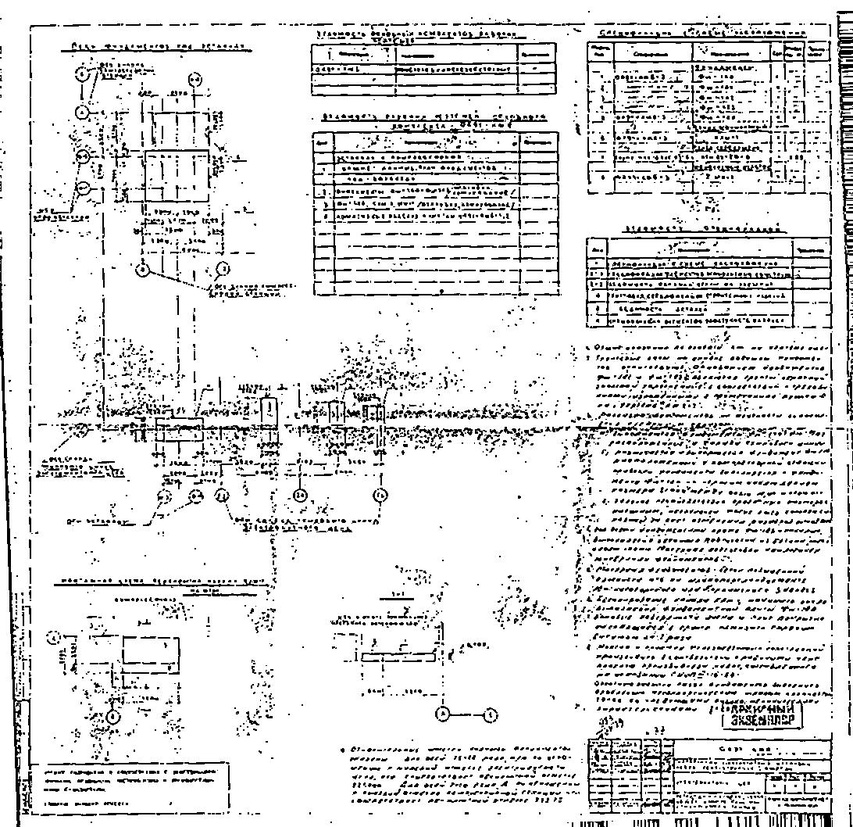
#> input picture cleared_page_1.jpg, 853 x 827 px, shrunk from 1092 x 1058 before the run
$ python -i preprocessing.py   (imports and definitions only)
#> lines starting #> are read from the running program, lines starting #| are printed output that depends on the picture; after the words box and inside, x2 and y2 are one past the last pixel; in counts of white or black regions, pixels touching at a corner belong together
#> further down, picture is the input picture: shape (827, 853, 3); min 0, max 255, mean 221.1
import cv2
import numpy as np
from PIL import Image

def preprocess_for_ocr(pil_image, page_num=1, save_files=True, debug=True):
    """
    page_num: для имён файлов (int)
    save_files: сохранять temp/cleared jpg (bool)
    debug: принты в консоль (bool)

    Возвращает: {
        'processed': PIL для EasyOCR,
        'temp': после denoise (сравнение),
        'cleared': финальное ч/б,
        'deskew_angle': угол поворота (°),
        'lines_detected': кол-во линий Hough
    }
    """
#> called with page_num = 1, save_files = True, debug = True
    img_array = np.array(pil_image)
    if img_array.dtype != np.uint8:
        if img_array.max() > 255 or img_array.min() < 0:
            img_array = cv2.normalize(img_array, None, 0, 255, cv2.NORM_MINMAX)
        img_array = img_array.astype(np.uint8)

    if len(img_array.shape) == 3 and img_array.shape[2] == 4:
        img = cv2.cvtColor(img_array, cv2.COLOR_RGBA2BGR)
    elif len(img_array.shape) == 3:
        img = cv2.cvtColor(img_array, cv2.COLOR_RGB2BGR)
    else:
        img = cv2.cvtColor(img_array, cv2.COLOR_GRAY2BGR)
    gray = cv2.cvtColor(img, cv2.COLOR_BGR2GRAY)
    h, w = gray.shape

    # 1. Резкость + CLAHE + denoise
    gaussian = cv2.GaussianBlur(gray, (0, 0), 1.0)
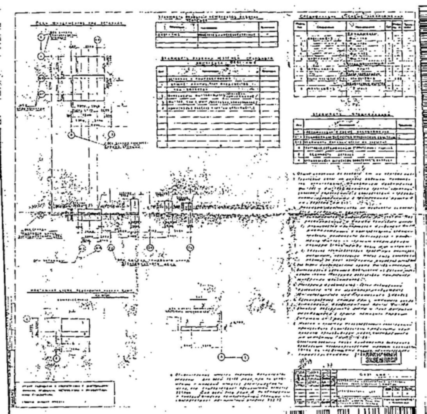
#> gaussian: shape (827, 853) (shown at 1/2 size); min 1, max 255, mean 221.1
    sharpened = cv2.addWeighted(gray, 1.5, gaussian, -0.5, 0)
    clahe = cv2.createCLAHE(clipLimit=3.0, tileGridSize=(8,8))
    enhanced = clahe.apply(sharpened)
    denoised = cv2.medianBlur(enhanced, 3)
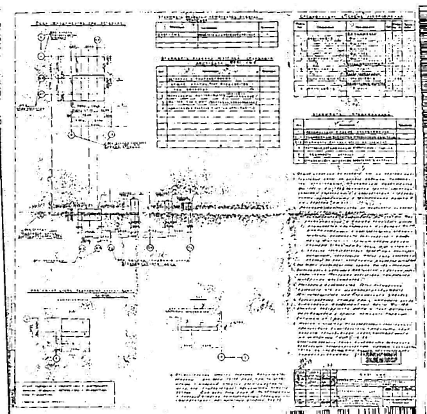
#> denoised: shape (827, 853) (shown at 1/2 size); min 3, max 255, mean 224.4

    # temp_img (после denoise)
    temp_img = Image.fromarray(denoised)
    if save_files:
        temp_img.save(f"temp_page_{page_num}.jpg")
        if debug: print(f"✅ temp_page_{page_num}.jpg ({temp_img.size})")
#| ✅ temp_page_1.jpg ((853, 827))

    # 2. Deskew (улучшенный)
    edges = cv2.Canny(denoised, 50, 150, apertureSize=3)
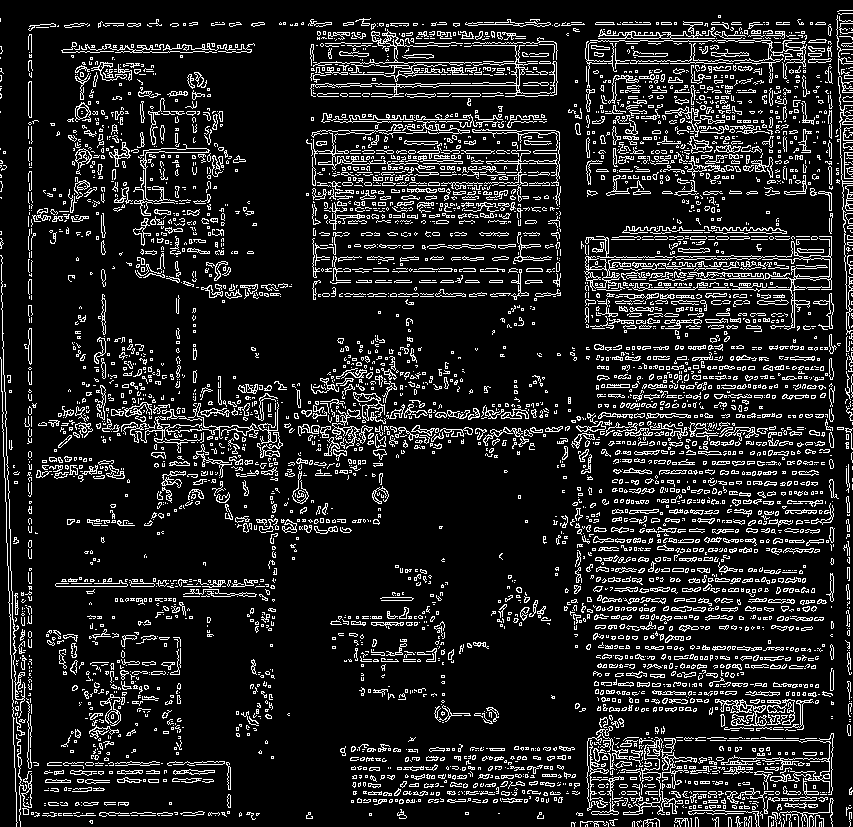
#> edges: shape (827, 853); 13.2% white in thin lines or dots
    lines = cv2.HoughLinesP(edges, 1, np.pi/180, 80, minLineLength=w//15, maxLineGap=15)
#> lines = 912 rows, first 6: [31, 736, 31, 25], [1, 283, 17, 756], [641, 163, 714, 163], [28, 646, 28, 29], [849, 431, 849, 10], [408, 24, 840, 24]
    angles = []
    lines_count = len(lines) if lines is not None else 0
#> lines_count = 912

    if lines is not None:
        for line in lines[:30]:
            x1, y1, x2, y2 = line[0]
            angle = np.degrees(np.arctan2(y2-y1, x2-x1))
            if 0.5 < abs(angle) < 45:
                angles.append(angle)
#> this loop made 30 passes
#> (x1, y1, x2, y2, angle) on passes 1 to 8: (31, 736, 31, 25, -90), (1, 283, 17, 756, 88.06), (641, 163, 714, 163, 0), (28, 646, 28, 29, -90), (849, 431, 849, 10, -90), (408, 24, 840, 24, 0), (829, 487, 829, 104, -90), (831, 497, 831, 99, -90)
#> after the loop, angles = [1.05, 1.11, 1.86, 1, -0.674, 0.573]

    deskew_angle = np.median(angles) if angles else 0
#> deskew_angle = 1.03
    if abs(deskew_angle) > 0.3:
        center = (w//2, h//2)
        M = cv2.getRotationMatrix2D(center, deskew_angle, 1.0)
#> M = [[1, 0.0179, -7.34], [-0.0179, 1, 7.71]]
        denoised = cv2.warpAffine(denoised, M, (w, h), flags=cv2.INTER_CUBIC, borderMode=cv2.BORDER_REPLICATE)
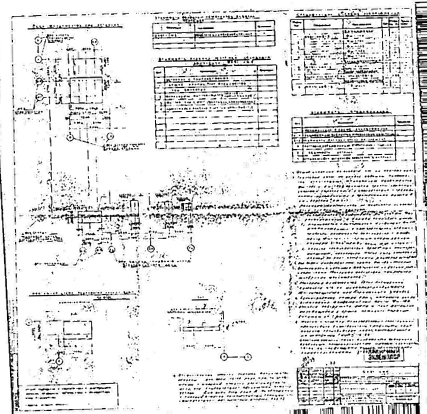
#> denoised: shape (827, 853) (shown at 1/2 size); min 0, max 255, mean 223.8
        if debug: print(f"🔄 Deskew: {deskew_angle:.2f}° ({len(angles)} углов)")
#| 🔄 Deskew: 1.03° (6 углов)

    # 3. Морфология + adaptive binary
    kernel = cv2.getStructuringElement(cv2.MORPH_RECT, (2,2))
    cleaned = cv2.morphologyEx(denoised, cv2.MORPH_CLOSE, kernel)
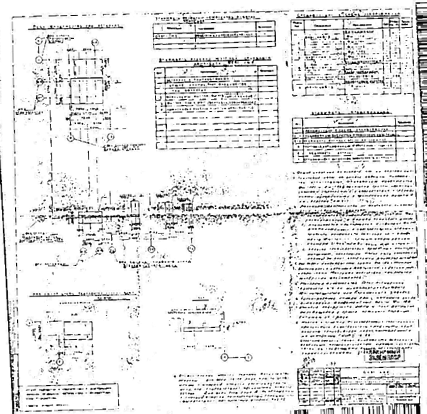
#> cleaned: shape (827, 853) (shown at 1/2 size); min 0, max 255, mean 227.8
    binary = cv2.adaptiveThreshold(cleaned, 255, cv2.ADAPTIVE_THRESH_GAUSSIAN_C, cv2.THRESH_BINARY, 11, 2)
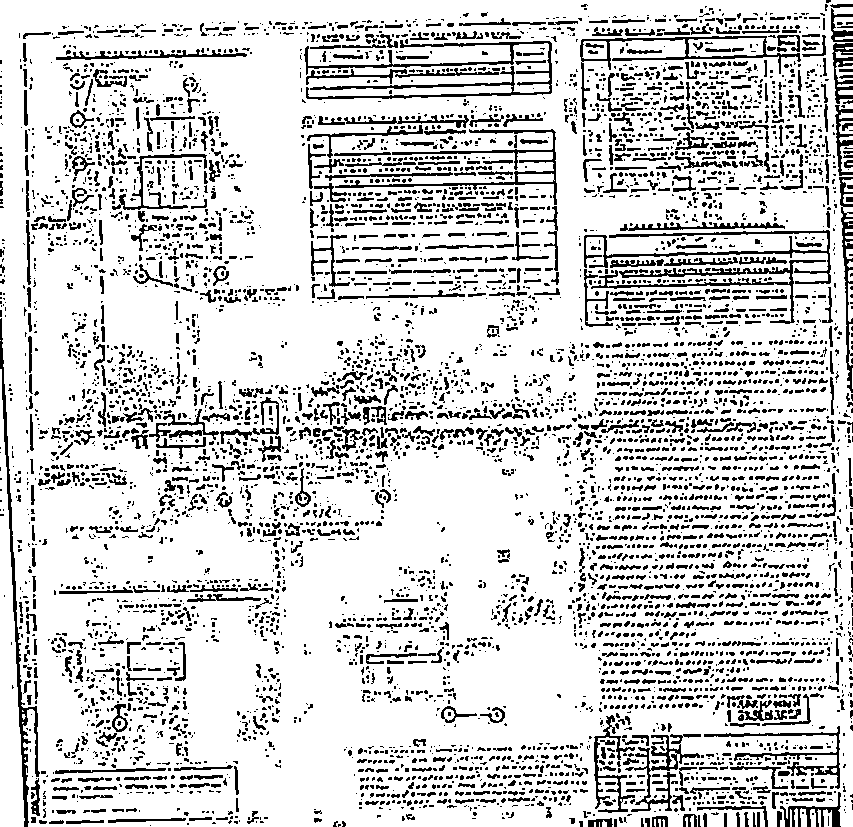
#> binary: shape (827, 853); 81.8% white; black in thin lines or dots
    if np.mean(cleaned) < 127:
        binary = cv2.bitwise_not(binary)

    # cleared_img (финал)
    cleared_img = Image.fromarray(binary)
    if save_files:
        cleared_img.save(f"cleared_page_{page_num}.jpg")
        if debug: print(f"✅ cleared_page_{page_num}.jpg")

    return {
        'processed': cleared_img,  # Для EasyOCR
        'temp': temp_img,
        'cleared': cleared_img,
        'deskew_angle': deskew_angle,
        'lines_detected': lines_count,
        'mean_intensity': np.mean(cleaned)
    }

>>> import cv2
>>> picture = cv2.cvtColor(cv2.imread('cleared_page_1.jpg'), cv2.COLOR_BGR2RGB)
>>> result = preprocess_for_ocr(picture)
#> result = 6 items

$ run again, on temp_page_1.jpg
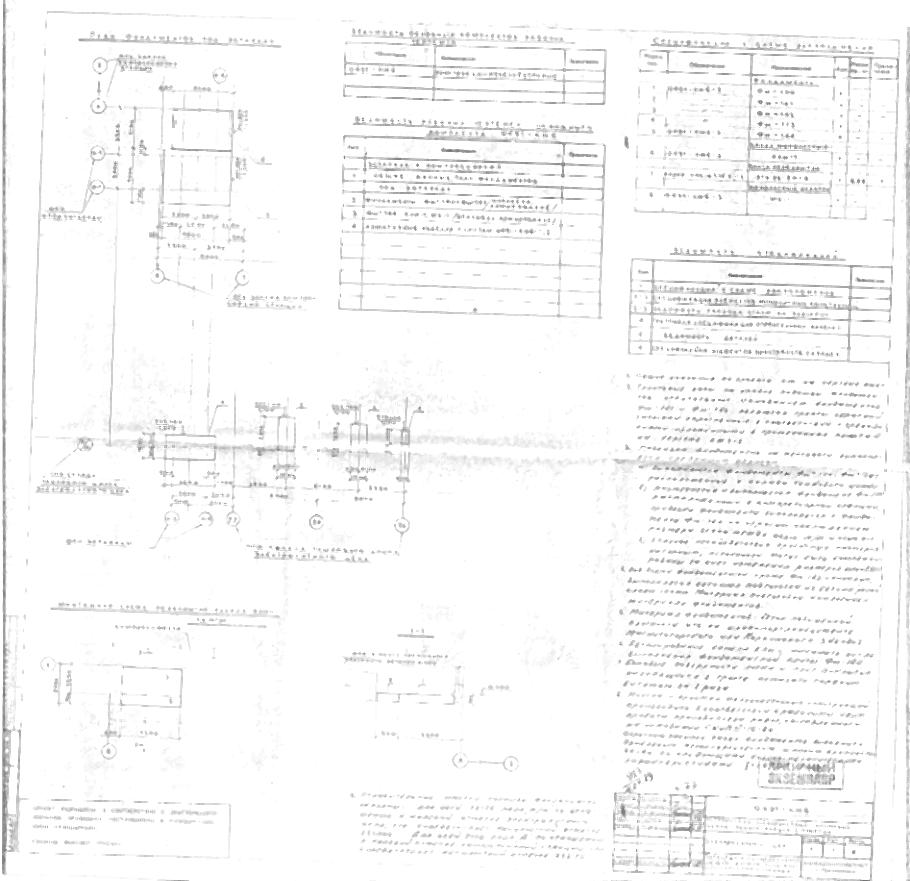
#> input picture temp_page_1.jpg, 910 x 881 px
#> picture is the input picture: shape (881, 910, 3); min 101, max 255, mean 247.6
#| ✅ temp_page_1.jpg ((910, 881))
#> in preprocess_for_ocr, `edges = cv2.Canny(denoised, 50, 150, apertureSize=3)`:
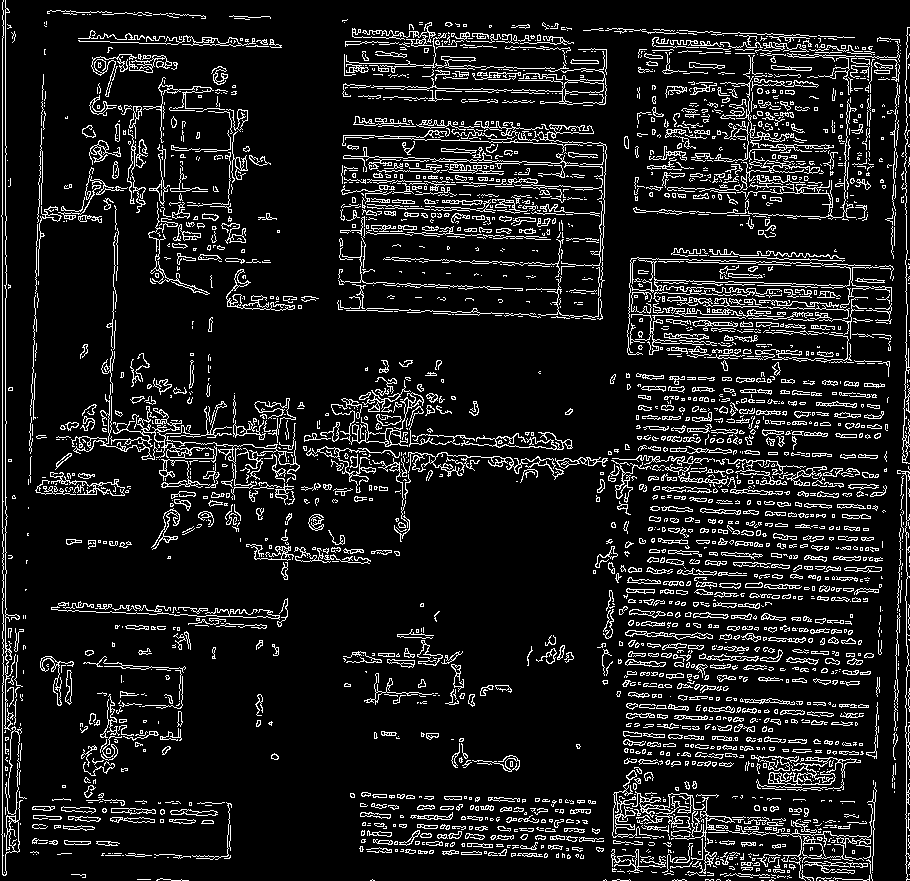
#> edges: shape (881, 910); 10.9% white in thin lines or dots
#> lines = 869 rows, first 6: [2, 874, 2, 2], [5, 814, 5, 0], [906, 880, 906, 667], [614, 449, 885, 458], [465, 314, 602, 318], [810, 318, 906, 320]
#> lines_count = 869
#> the loop in preprocess_for_ocr, `for line in lines[:30]:` made 30 passes
#> (x1, y1, x2, y2, angle) on passes 1 to 8: (2, 874, 2, 2, -90), (5, 814, 5, 0, -90), (906, 880, 906, 667, -90), (614, 449, 885, 458, 1.9), (465, 314, 602, 318, 1.67), (810, 318, 906, 320, 1.19), (649, 476, 909, 490, 3.08), (162, 483, 287, 485, 0.917)
#> after the loop in preprocess_for_ocr, `for line in lines[:30]:`: angles = [1.9, 1.67, 1.19, 3.08, 0.917, 2.99, 0.906, -2.9, 2.01, 1.81, 1.06, 2.12, 3.07, 1.86, 2.24, 0.895, 1.97, 2.05, 1.85, -0.785, 1.83, 1.89]
#> deskew_angle = 1.86
#> M = [[0.999, 0.0324, -14.01], [-0.0324, 0.999, 14.97]]
#| 🔄 Deskew: 1.86° (22 углов)
#> in preprocess_for_ocr, `binary = cv2.adaptiveThreshold(cleaned, 255, cv2.ADAPTIVE_THRESH_GAUSS..`:
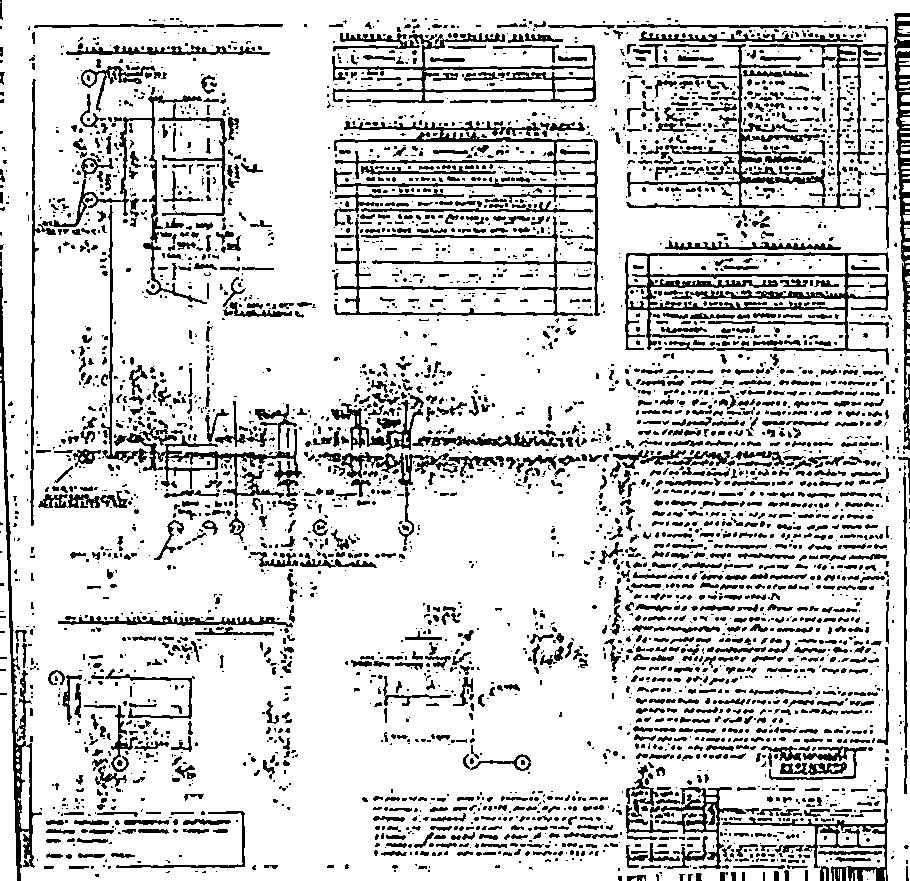
#> binary: shape (881, 910); 82.2% white; 3906 black regions (2604 under 20 px), largest, box (x1, y1, x2, y2) and area: (625, 252, 889, 365) 6211, (334, 121, 600, 316) 3983, (30, 79, 227, 526) 3710
#> result = 6 items

$ run again, on temp_page_2.jpg
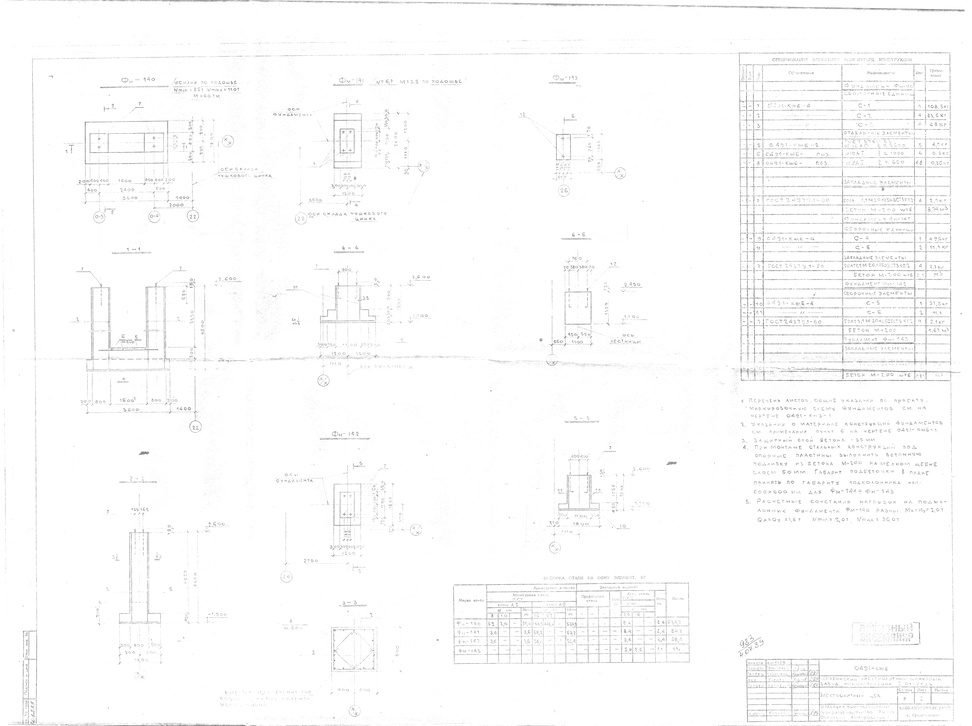
#> input picture temp_page_2.jpg, 972 x 726 px, shrunk from 7326 x 5475 before the run
#> picture is the input picture: shape (726, 972, 3); min 117, max 255, mean 251.4
#| ✅ temp_page_1.jpg ((972, 726))
#> in preprocess_for_ocr, `edges = cv2.Canny(denoised, 50, 150, apertureSize=3)`:
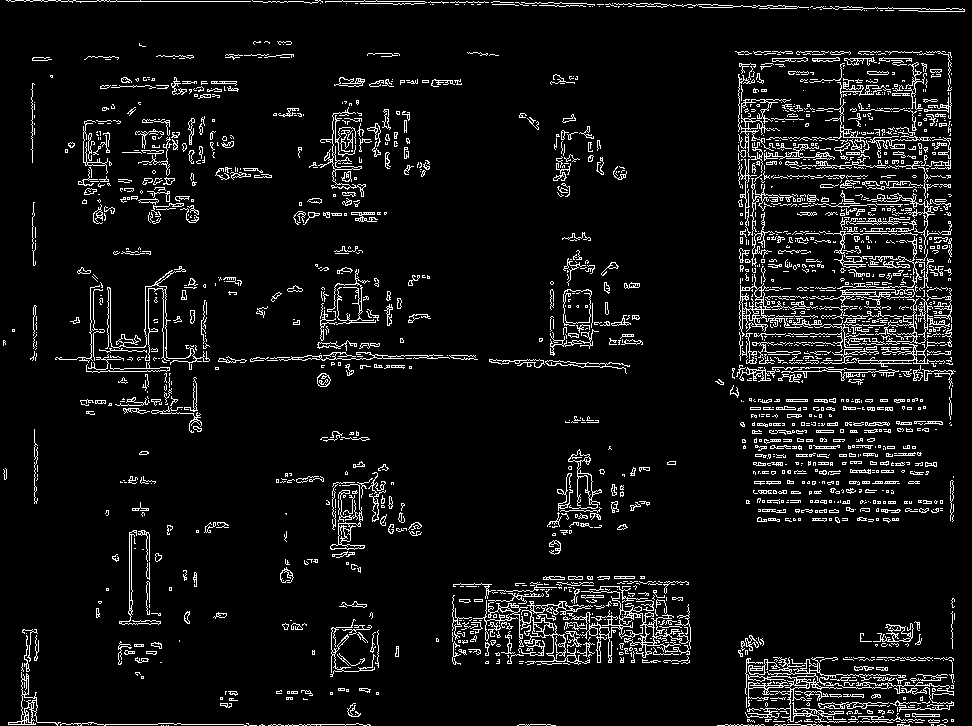
#> edges: shape (726, 972); 7.1% white in thin lines or dots
#> lines = 375 rows, first 6: [8, 1, 499, 1], [174, 724, 369, 724], [489, 360, 559, 360], [761, 380, 761, 52], [732, 369, 953, 373], [90, 357, 305, 360]
#> lines_count = 375
#> the loop in preprocess_for_ocr, `for line in lines[:30]:` made 30 passes
#> (x1, y1, x2, y2, angle) on passes 1 to 8: (8, 1, 499, 1, 0), (174, 724, 369, 724, 0), (489, 360, 559, 360, 0), (761, 380, 761, 52, -90), (732, 369, 953, 373, 1.04), (90, 357, 305, 360, 0.799), (950, 425, 950, 52, -90), (746, 363, 952, 363, 0)
#> after the loop in preprocess_for_ocr, `for line in lines[:30]:`: angles = [1.04, 0.799, 2.29, -0.971, 6.98, 1.28, -0.862, 0.771, 6.07, 8.86, 15.2, -0.929, 0.623]
#> deskew_angle = 1.04
#> M = [[1, 0.0181, -6.49], [-0.0181, 1, 8.85]]
#| 🔄 Deskew: 1.04° (13 углов)
#> in preprocess_for_ocr, `binary = cv2.adaptiveThreshold(cleaned, 255, cv2.ADAPTIVE_THRESH_GAUSS..`:
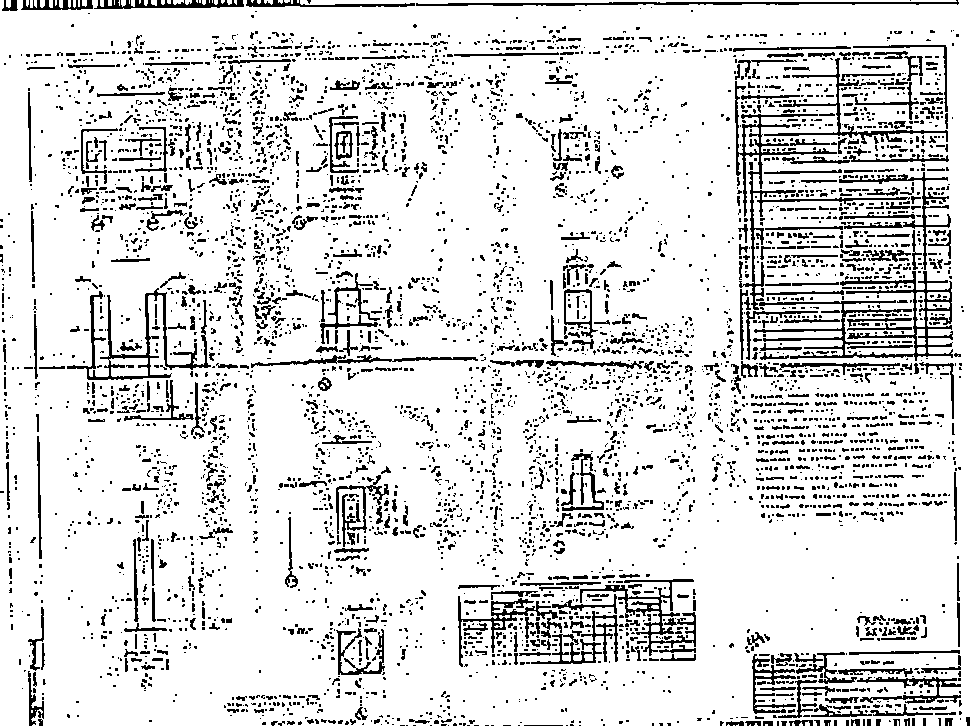
#> binary: shape (726, 972); 86.4% white; black in thin lines or dots
#> result = 6 items
